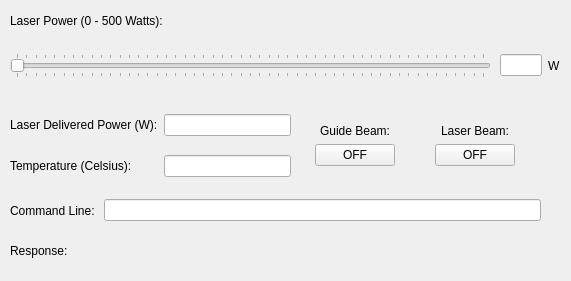
<?xml version="1.0" encoding="UTF-8"?>
<ui version="4.0">
 <class>LaserController</class>
 <widget class="QWidget" name="LaserController">
  <property name="geometry">
   <rect>
    <x>0</x>
    <y>0</y>
    <width>571</width>
    <height>281</height>
   </rect>
  </property>
  <property name="maximumSize">
   <size>
    <width>1500</width>
    <height>325</height>
   </size>
  </property>
  <property name="windowTitle">
   <string>Form</string>
  </property>
  <property name="styleSheet">
   <string notr="true">font: 75 8pt &quot;Arial&quot;;</string>
  </property>
  <widget class="QWidget" name="horizontalLayoutWidget">
   <property name="geometry">
    <rect>
     <x>10</x>
     <y>50</y>
     <width>481</width>
     <height>31</height>
    </rect>
   </property>
   <layout class="QHBoxLayout" name="powerSliderLayout">
    <item>
     <widget class="QSlider" name="powerSlider">
      <property name="maximum">
       <number>500</number>
      </property>
      <property name="value">
       <number>0</number>
      </property>
      <property name="sliderPosition">
       <number>0</number>
      </property>
      <property name="orientation">
       <enum>Qt::Horizontal</enum>
      </property>
      <property name="tickPosition">
       <enum>QSlider::TicksBothSides</enum>
      </property>
      <property name="tickInterval">
       <number>10</number>
      </property>
     </widget>
    </item>
   </layout>
  </widget>
  <widget class="QWidget" name="horizontalLayoutWidget_2">
   <property name="geometry">
    <rect>
     <x>500</x>
     <y>50</y>
     <width>61</width>
     <height>31</height>
    </rect>
   </property>
   <layout class="QHBoxLayout" name="powerDisplayLayout">
    <item>
     <spacer name="horizontalSpacer_2">
      <property name="orientation">
       <enum>Qt::Horizontal</enum>
      </property>
      <property name="sizeHint" stdset="0">
       <size>
        <width>40</width>
        <height>20</height>
       </size>
      </property>
     </spacer>
    </item>
    <item>
     <widget class="QLineEdit" name="powerReading">
      <property name="text">
       <string/>
      </property>
     </widget>
    </item>
    <item>
     <widget class="QLabel" name="wattLabel1">
      <property name="text">
       <string>W</string>
      </property>
     </widget>
    </item>
    <item>
     <spacer name="horizontalSpacer">
      <property name="orientation">
       <enum>Qt::Horizontal</enum>
      </property>
      <property name="sizeHint" stdset="0">
       <size>
        <width>40</width>
        <height>20</height>
       </size>
      </property>
     </spacer>
    </item>
   </layout>
  </widget>
  <widget class="QWidget" name="horizontalLayoutWidget_4">
   <property name="geometry">
    <rect>
     <x>10</x>
     <y>10</y>
     <width>301</width>
     <height>21</height>
    </rect>
   </property>
   <layout class="QHBoxLayout" name="titleLayout">
    <item>
     <widget class="QLabel" name="titleLabel">
      <property name="text">
       <string>Laser Power (0 - 500 Watts):</string>
      </property>
     </widget>
    </item>
   </layout>
  </widget>
  <widget class="QWidget" name="verticalLayoutWidget_3">
   <property name="geometry">
    <rect>
     <x>300</x>
     <y>100</y>
     <width>111</width>
     <height>91</height>
    </rect>
   </property>
   <layout class="QVBoxLayout" name="guideBeamLayout">
    <item>
     <spacer name="verticalSpacer_4">
      <property name="orientation">
       <enum>Qt::Vertical</enum>
      </property>
      <property name="sizeHint" stdset="0">
       <size>
        <width>20</width>
        <height>40</height>
       </size>
      </property>
     </spacer>
    </item>
    <item alignment="Qt::AlignHCenter|Qt::AlignTop">
     <widget class="QLabel" name="GBLabel">
      <property name="styleSheet">
       <string notr="true">font: 75 8pt &quot;Arial&quot;;</string>
      </property>
      <property name="text">
       <string>Guide Beam:</string>
      </property>
      <property name="textFormat">
       <enum>Qt::PlainText</enum>
      </property>
      <property name="scaledContents">
       <bool>true</bool>
      </property>
     </widget>
    </item>
    <item alignment="Qt::AlignHCenter">
     <widget class="QPushButton" name="guideBeamBtn">
      <property name="text">
       <string>OFF</string>
      </property>
     </widget>
    </item>
    <item>
     <spacer name="verticalSpacer_6">
      <property name="orientation">
       <enum>Qt::Vertical</enum>
      </property>
      <property name="sizeHint" stdset="0">
       <size>
        <width>20</width>
        <height>40</height>
       </size>
      </property>
     </spacer>
    </item>
   </layout>
  </widget>
  <widget class="QWidget" name="formLayoutWidget">
   <property name="geometry">
    <rect>
     <x>10</x>
     <y>100</y>
     <width>281</width>
     <height>91</height>
    </rect>
   </property>
   <layout class="QFormLayout" name="laserReadLayout">
    <item row="1" column="0">
     <widget class="QLabel" name="deliveredPowerLabel">
      <property name="styleSheet">
       <string notr="true">font: 75 8pt &quot;Arial&quot;;</string>
      </property>
      <property name="text">
       <string>Laser Delivered Power (W):</string>
      </property>
     </widget>
    </item>
    <item row="3" column="0">
     <widget class="QLabel" name="temperatureLabel">
      <property name="maximumSize">
       <size>
        <width>16777215</width>
        <height>16777215</height>
       </size>
      </property>
      <property name="styleSheet">
       <string notr="true">
font: 75 8pt &quot;Arial&quot;;</string>
      </property>
      <property name="text">
       <string>Temperature (Celsius):</string>
      </property>
     </widget>
    </item>
    <item row="1" column="1">
     <widget class="QLineEdit" name="deliveredPowerEntry">
      <property name="enabled">
       <bool>true</bool>
      </property>
      <property name="maximumSize">
       <size>
        <width>16777215</width>
        <height>16777215</height>
       </size>
      </property>
      <property name="styleSheet">
       <string notr="true">font: 75 8pt &quot;Arial&quot;;</string>
      </property>
     </widget>
    </item>
    <item row="3" column="1">
     <widget class="QLineEdit" name="temperatureEntry">
      <property name="maximumSize">
       <size>
        <width>16777215</width>
        <height>16777215</height>
       </size>
      </property>
      <property name="styleSheet">
       <string notr="true">font: 75 8pt &quot;Arial&quot;;</string>
      </property>
      <property name="text">
       <string/>
      </property>
     </widget>
    </item>
    <item row="2" column="0">
     <spacer name="verticalSpacer">
      <property name="orientation">
       <enum>Qt::Vertical</enum>
      </property>
      <property name="sizeHint" stdset="0">
       <size>
        <width>20</width>
        <height>40</height>
       </size>
      </property>
     </spacer>
    </item>
    <item row="0" column="0">
     <spacer name="verticalSpacer_2">
      <property name="orientation">
       <enum>Qt::Vertical</enum>
      </property>
      <property name="sizeHint" stdset="0">
       <size>
        <width>20</width>
        <height>40</height>
       </size>
      </property>
     </spacer>
    </item>
    <item row="4" column="0">
     <spacer name="verticalSpacer_3">
      <property name="orientation">
       <enum>Qt::Vertical</enum>
      </property>
      <property name="sizeHint" stdset="0">
       <size>
        <width>20</width>
        <height>40</height>
       </size>
      </property>
     </spacer>
    </item>
   </layout>
   <zorder>deliveredPowerEntry</zorder>
   <zorder>temperatureEntry</zorder>
   <zorder>deliveredPowerLabel</zorder>
   <zorder>temperatureLabel</zorder>
  </widget>
  <widget class="QWidget" name="verticalLayoutWidget_4">
   <property name="geometry">
    <rect>
     <x>420</x>
     <y>100</y>
     <width>111</width>
     <height>91</height>
    </rect>
   </property>
   <layout class="QVBoxLayout" name="laserBeamLayout">
    <item>
     <spacer name="verticalSpacer_5">
      <property name="orientation">
       <enum>Qt::Vertical</enum>
      </property>
      <property name="sizeHint" stdset="0">
       <size>
        <width>20</width>
        <height>40</height>
       </size>
      </property>
     </spacer>
    </item>
    <item alignment="Qt::AlignHCenter">
     <widget class="QLabel" name="GBLabel_2">
      <property name="styleSheet">
       <string notr="true">font: 75 8pt &quot;Arial&quot;;</string>
      </property>
      <property name="text">
       <string>Laser Beam:</string>
      </property>
      <property name="textFormat">
       <enum>Qt::PlainText</enum>
      </property>
      <property name="scaledContents">
       <bool>true</bool>
      </property>
     </widget>
    </item>
    <item alignment="Qt::AlignHCenter">
     <widget class="QPushButton" name="laserBeamBtn">
      <property name="text">
       <string>OFF</string>
      </property>
     </widget>
    </item>
    <item>
     <spacer name="verticalSpacer_7">
      <property name="orientation">
       <enum>Qt::Vertical</enum>
      </property>
      <property name="sizeHint" stdset="0">
       <size>
        <width>20</width>
        <height>40</height>
       </size>
      </property>
     </spacer>
    </item>
   </layout>
  </widget>
  <widget class="QWidget" name="horizontalLayoutWidget_3">
   <property name="geometry">
    <rect>
     <x>10</x>
     <y>190</y>
     <width>531</width>
     <height>41</height>
    </rect>
   </property>
   <layout class="QHBoxLayout" name="cmdLineLayout">
    <item>
     <widget class="QLabel" name="cmdLineLabel">
      <property name="text">
       <string>Command Line: </string>
      </property>
     </widget>
    </item>
    <item>
     <widget class="QLineEdit" name="cmdLineEdit"/>
    </item>
   </layout>
  </widget>
  <widget class="QWidget" name="horizontalLayoutWidget_5">
   <property name="geometry">
    <rect>
     <x>10</x>
     <y>230</y>
     <width>531</width>
     <height>41</height>
    </rect>
   </property>
   <layout class="QHBoxLayout" name="responseLineLayout">
    <item>
     <widget class="QLabel" name="responseLabel">
      <property name="text">
       <string>Response: </string>
      </property>
     </widget>
    </item>
   </layout>
  </widget>
 </widget>
 <resources/>
 <connections/>
</ui>
